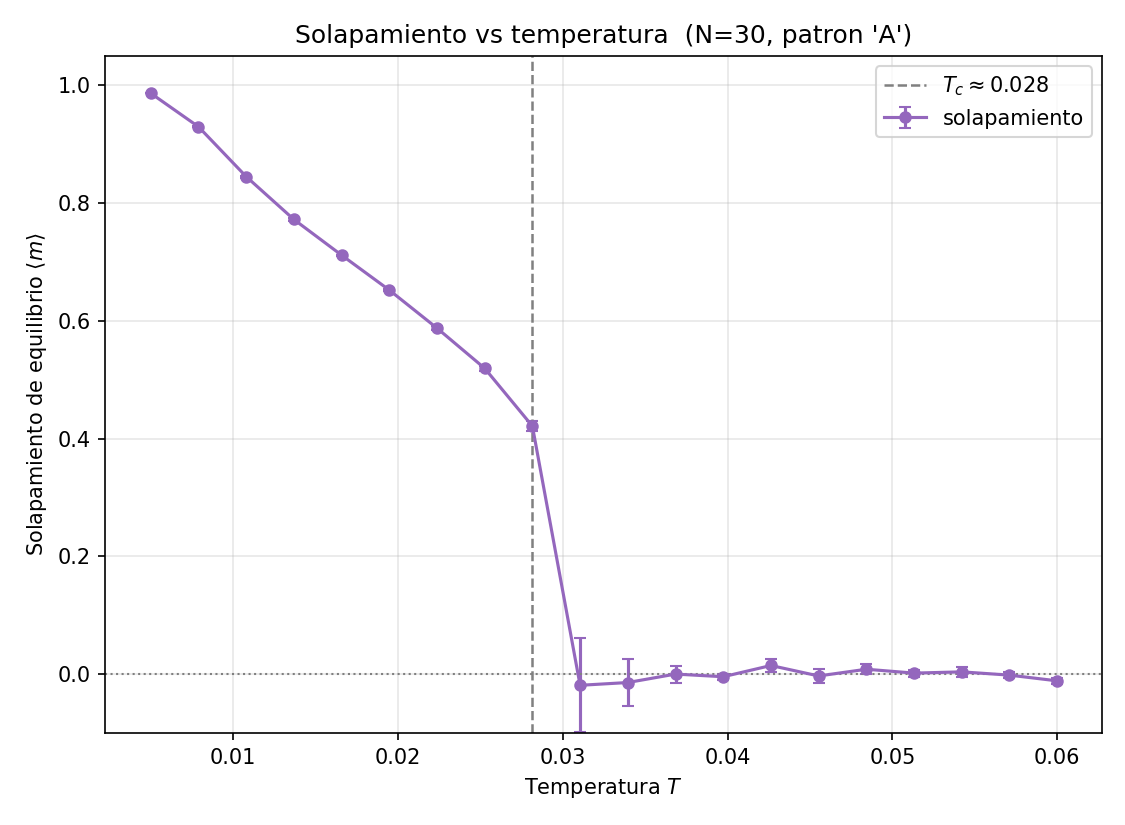

Source code (Python):
# ================================================================================
# TAREA 2: Curva de solapamiento frente a temperatura
#
# Con un unico patron almacenado se estudia el solapamiento de equilibrio en
# funcion de la temperatura. Para cada T se parte del patron limpio (rama de
# recuperacion), se deja equilibrar y se promedia el solapamiento sobre los
# ultimos pasos, repitiendo sobre varias realizaciones para estimar el error.
#
# El resultado es una transicion de fase analoga a la magnetizacion del modelo
# de Ising: solapamiento ~1 (fase de recuperacion) a baja T, que cae a ~0 (fase
# de "olvido") por encima de una temperatura critica T_c.
#
# NOTA sobre la escala de T: con la codificacion 0/1 y la normalizacion 1/N^2 de
# los pesos, T_c NO vale 1 como en el Hopfield clasico de espines +-1; ademas,
# al ser un patron disperso (a ~ 0.16) las barreras de energia son pequenas y
# T_c resulta baja (~0.03). La fenomenologia (transicion de fase) es la misma.
# ================================================================================

import numpy as np
import matplotlib.pyplot as plt

import hopfield as hop
import patrones as pat

# --- Parametros ---------------------------------------------------------------
N = 30                              # 900 neuronas
CARACTER = "A"                      # mismo patron que en la Tarea 1
TEMPERATURAS = np.linspace(0.005, 0.06, 20)
PASOS_MC = 120                      # pasos por simulacion
PASOS_EQUILIBRADO = 70              # se descartan los primeros (transitorio)
N_REALIZACIONES = 8                 # para barras de error
FICHERO_SALIDA = "tarea2_temperatura.png"


def main():
    patron = pat.patron_texto(CARACTER, N)
    patrones = patron[None, :, :]

    m_medio = np.zeros(len(TEMPERATURAS))
    m_error = np.zeros(len(TEMPERATURAS))

    for k, T in enumerate(TEMPERATURAS):
        medidas = []
        for r in range(N_REALIZACIONES):
            # Se parte del patron limpio para trazar la rama de recuperacion
            _, m_hist = hop.evolucionar(patron, patrones, T, PASOS_MC,
                                        semilla=100 * k + r)
            # Media sobre la parte de equilibrio (descartado el transitorio)
            medidas.append(m_hist[PASOS_EQUILIBRADO:, 0].mean())
        m_medio[k] = np.mean(medidas)
        m_error[k] = np.std(medidas) / np.sqrt(N_REALIZACIONES)
        print(f"T = {T:.4f}   <m> = {m_medio[k]:+.3f} +/- {m_error[k]:.3f}")

    # Estimacion sencilla de T_c: punto de mayor pendiente (caida del solapamiento)
    derivada = np.gradient(m_medio, TEMPERATURAS)
    Tc = TEMPERATURAS[np.argmin(derivada)]
    print(f"\nTemperatura critica aproximada (maxima pendiente): T_c ~ {Tc:.3f}")

    # --- Figura ---------------------------------------------------------------
    fig, ax = plt.subplots(figsize=(7.5, 5.5))
    ax.errorbar(TEMPERATURAS, m_medio, yerr=m_error, fmt="o-",
                color="tab:purple", ms=5, capsize=3, label="solapamiento")
    ax.axvline(Tc, ls="--", color="gray", lw=1.2,
               label=f"$T_c \\approx {Tc:.3f}$")
    ax.axhline(0, ls=":", color="gray", lw=1)
    ax.set_xlabel("Temperatura $T$")
    ax.set_ylabel("Solapamiento de equilibrio $\\langle m \\rangle$")
    ax.set_title(f"Solapamiento vs temperatura  (N={N}, patron '{CARACTER}')")
    ax.set_ylim(-0.1, 1.05)
    ax.grid(alpha=0.3)
    ax.legend()
    fig.tight_layout()
    fig.savefig(FICHERO_SALIDA, dpi=150)
    print(f"Figura guardada en: {FICHERO_SALIDA}")


if __name__ == "__main__":
    main()
